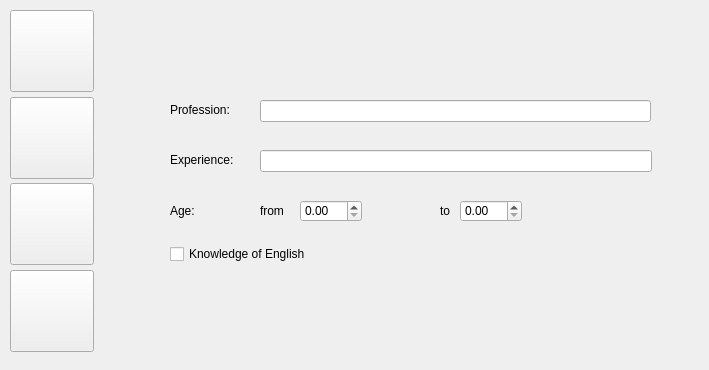
<?xml version="1.0" encoding="UTF-8"?>
<ui version="4.0">
 <class>MainWindow</class>
 <widget class="QMainWindow" name="MainWindow">
  <property name="enabled">
   <bool>true</bool>
  </property>
  <property name="geometry">
   <rect>
    <x>0</x>
    <y>0</y>
    <width>709</width>
    <height>370</height>
   </rect>
  </property>
  <property name="sizePolicy">
   <sizepolicy hsizetype="Fixed" vsizetype="Fixed">
    <horstretch>0</horstretch>
    <verstretch>0</verstretch>
   </sizepolicy>
  </property>
  <property name="minimumSize">
   <size>
    <width>709</width>
    <height>370</height>
   </size>
  </property>
  <property name="maximumSize">
   <size>
    <width>709</width>
    <height>370</height>
   </size>
  </property>
  <property name="windowTitle">
   <string>MainWindow</string>
  </property>
  <property name="styleSheet">
   <string notr="true"/>
  </property>
  <widget class="QWidget" name="centralwidget">
   <property name="minimumSize">
    <size>
     <width>709</width>
     <height>0</height>
    </size>
   </property>
   <widget class="QLabel" name="label">
    <property name="geometry">
     <rect>
      <x>170</x>
      <y>90</y>
      <width>80</width>
      <height>39</height>
     </rect>
    </property>
    <property name="text">
     <string>Profession:   </string>
    </property>
   </widget>
   <widget class="QLineEdit" name="profession_enter">
    <property name="geometry">
     <rect>
      <x>260</x>
      <y>100</y>
      <width>391</width>
      <height>22</height>
     </rect>
    </property>
   </widget>
   <widget class="QCheckBox" name="english">
    <property name="geometry">
     <rect>
      <x>170</x>
      <y>244</y>
      <width>477</width>
      <height>20</height>
     </rect>
    </property>
    <property name="text">
     <string>Knowledge of English</string>
    </property>
   </widget>
   <widget class="QLineEdit" name="experience_1_enter">
    <property name="geometry">
     <rect>
      <x>260</x>
      <y>150</y>
      <width>392</width>
      <height>22</height>
     </rect>
    </property>
   </widget>
   <widget class="QLabel" name="label_3">
    <property name="geometry">
     <rect>
      <x>170</x>
      <y>140</y>
      <width>78</width>
      <height>39</height>
     </rect>
    </property>
    <property name="text">
     <string>Experience:</string>
    </property>
   </widget>
   <widget class="QPushButton" name="start_button">
    <property name="geometry">
     <rect>
      <x>10</x>
      <y>10</y>
      <width>84</width>
      <height>82</height>
     </rect>
    </property>
    <property name="sizePolicy">
     <sizepolicy hsizetype="Minimum" vsizetype="Expanding">
      <horstretch>0</horstretch>
      <verstretch>0</verstretch>
     </sizepolicy>
    </property>
    <property name="cursor">
     <cursorShape>PointingHandCursor</cursorShape>
    </property>
    <property name="styleSheet">
     <string notr="true"/>
    </property>
    <property name="text">
     <string/>
    </property>
   </widget>
   <widget class="QPushButton" name="options_button">
    <property name="geometry">
     <rect>
      <x>10</x>
      <y>183</y>
      <width>84</width>
      <height>82</height>
     </rect>
    </property>
    <property name="sizePolicy">
     <sizepolicy hsizetype="Minimum" vsizetype="Preferred">
      <horstretch>0</horstretch>
      <verstretch>0</verstretch>
     </sizepolicy>
    </property>
    <property name="cursor">
     <cursorShape>PointingHandCursor</cursorShape>
    </property>
    <property name="styleSheet">
     <string notr="true"/>
    </property>
    <property name="text">
     <string/>
    </property>
   </widget>
   <widget class="QPushButton" name="folder_button">
    <property name="geometry">
     <rect>
      <x>10</x>
      <y>97</y>
      <width>84</width>
      <height>82</height>
     </rect>
    </property>
    <property name="sizePolicy">
     <sizepolicy hsizetype="Minimum" vsizetype="Preferred">
      <horstretch>0</horstretch>
      <verstretch>0</verstretch>
     </sizepolicy>
    </property>
    <property name="styleSheet">
     <string notr="true"/>
    </property>
    <property name="text">
     <string/>
    </property>
   </widget>
   <widget class="QPushButton" name="quit_button">
    <property name="geometry">
     <rect>
      <x>10</x>
      <y>270</y>
      <width>84</width>
      <height>82</height>
     </rect>
    </property>
    <property name="sizePolicy">
     <sizepolicy hsizetype="Minimum" vsizetype="Preferred">
      <horstretch>0</horstretch>
      <verstretch>0</verstretch>
     </sizepolicy>
    </property>
    <property name="cursor">
     <cursorShape>PointingHandCursor</cursorShape>
    </property>
    <property name="styleSheet">
     <string notr="true"/>
    </property>
    <property name="text">
     <string/>
    </property>
   </widget>
   <widget class="QDoubleSpinBox" name="age_from">
    <property name="geometry">
     <rect>
      <x>300</x>
      <y>200</y>
      <width>62</width>
      <height>22</height>
     </rect>
    </property>
   </widget>
   <widget class="QLabel" name="age">
    <property name="geometry">
     <rect>
      <x>170</x>
      <y>200</y>
      <width>31</width>
      <height>21</height>
     </rect>
    </property>
    <property name="text">
     <string>Age:</string>
    </property>
   </widget>
   <widget class="QLabel" name="age_text_from">
    <property name="geometry">
     <rect>
      <x>260</x>
      <y>200</y>
      <width>31</width>
      <height>21</height>
     </rect>
    </property>
    <property name="text">
     <string>from</string>
    </property>
   </widget>
   <widget class="QLabel" name="age_text_to">
    <property name="geometry">
     <rect>
      <x>440</x>
      <y>200</y>
      <width>21</width>
      <height>21</height>
     </rect>
    </property>
    <property name="text">
     <string>to</string>
    </property>
   </widget>
   <widget class="QDoubleSpinBox" name="age_to">
    <property name="geometry">
     <rect>
      <x>460</x>
      <y>200</y>
      <width>62</width>
      <height>22</height>
     </rect>
    </property>
   </widget>
  </widget>
 </widget>
 <resources>
  <include location="icons/qr.qrc"/>
 </resources>
 <connections/>
</ui>
